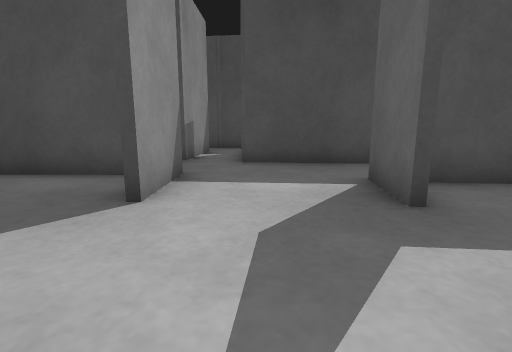
[1] (above)

23 first-person views from a walk through a Gazebo world. The camera is 0.5 m above the floor, tilts 10° down and sees 85° across. The floor is counted in squares, 0.5 m on a side. Each view is taken from the middle of a square. On the plan, view 1 faces up. The plan holds only what a view shows up to about 11 squares ahead; the rest is blank. The place goes on beyond the plan. The robots in the file are not drawn.

[2]
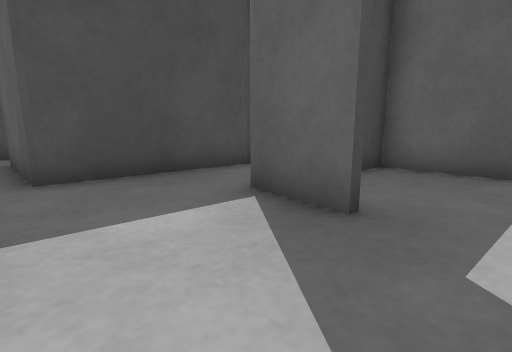

[3]
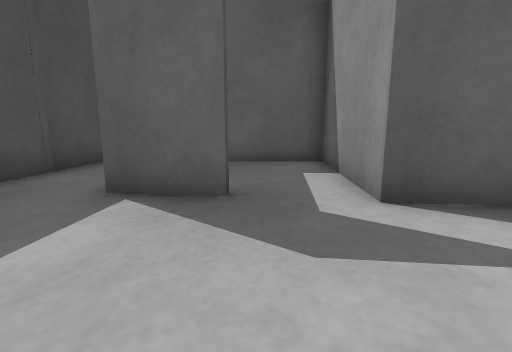

[4]
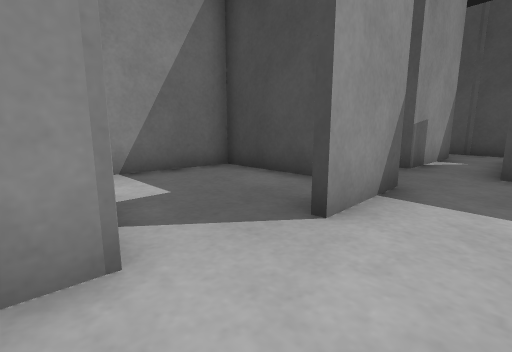

[5]
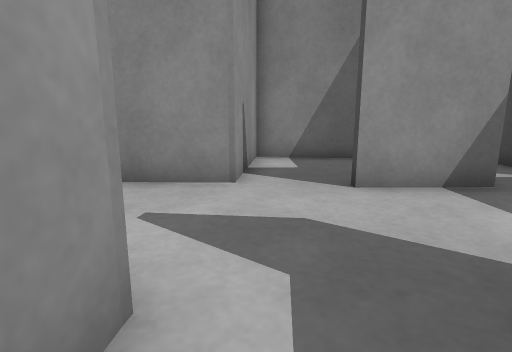

[6]
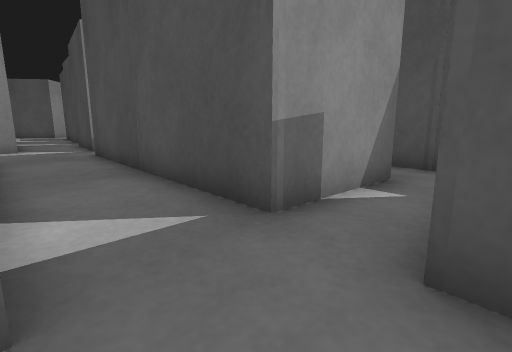

[7]
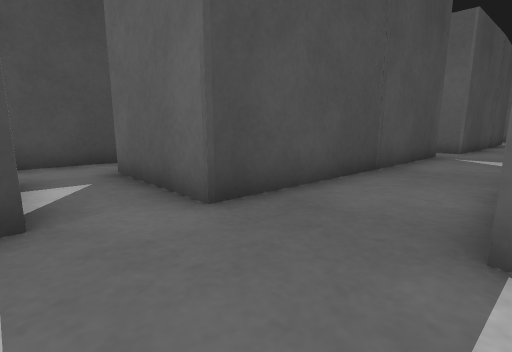

[8]
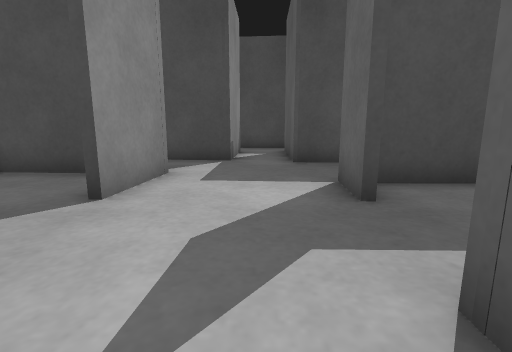

[9]
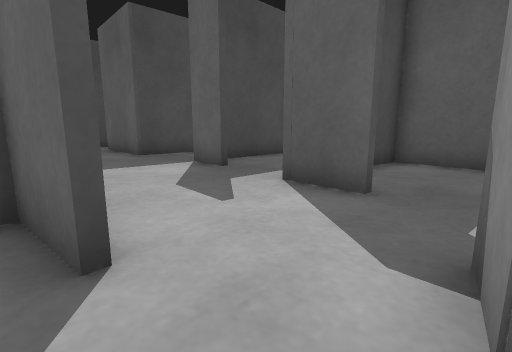

[10]
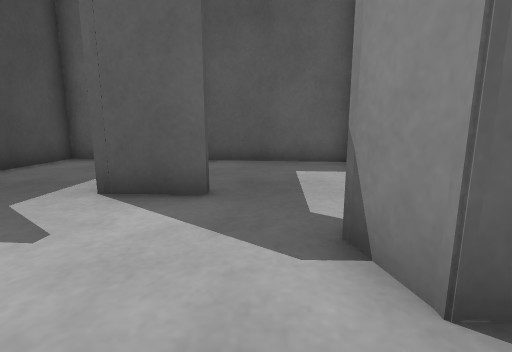

[11]
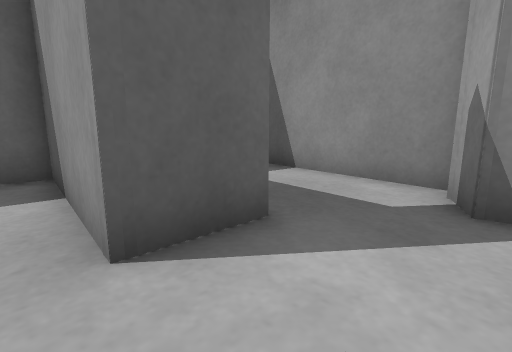

[12]
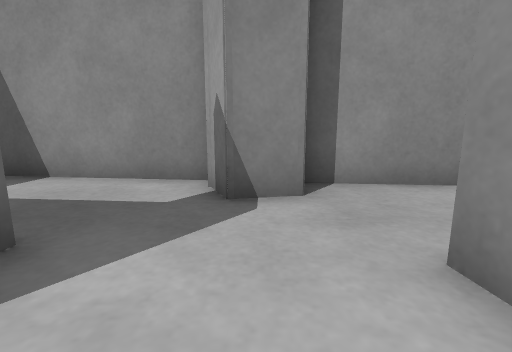

[13]
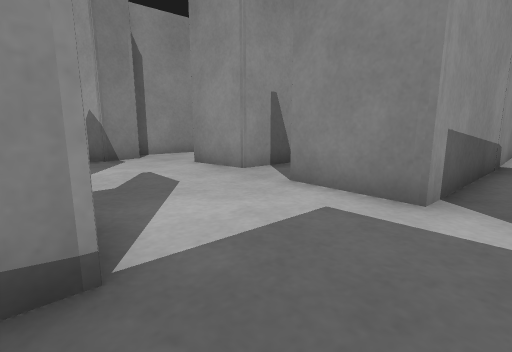

[14]
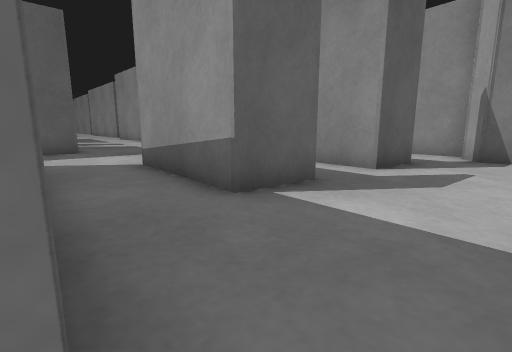

[15]
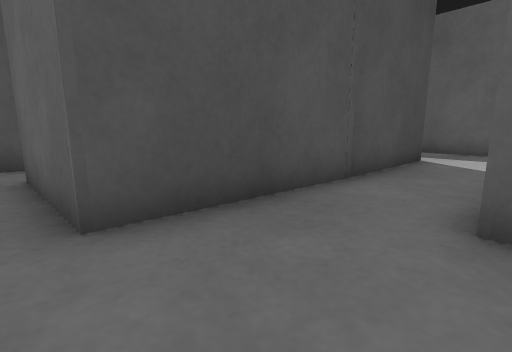

[16]
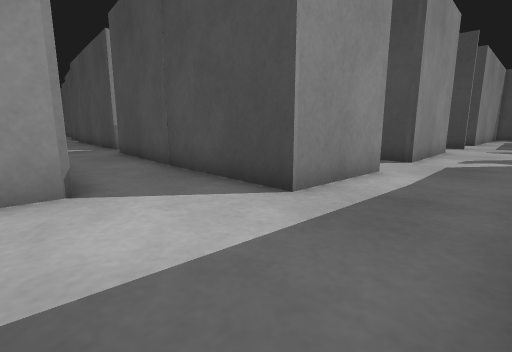

[17]
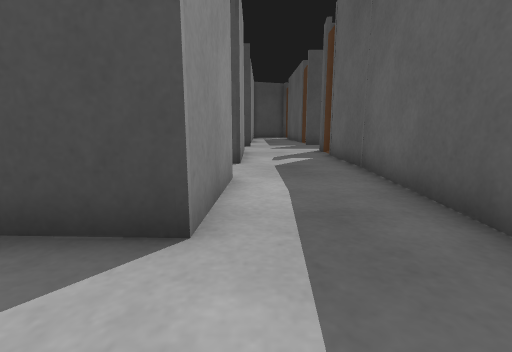

[18]
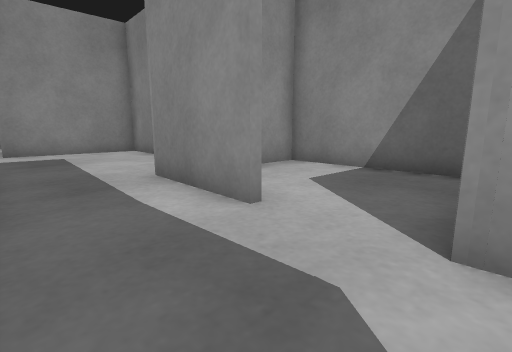

[19]
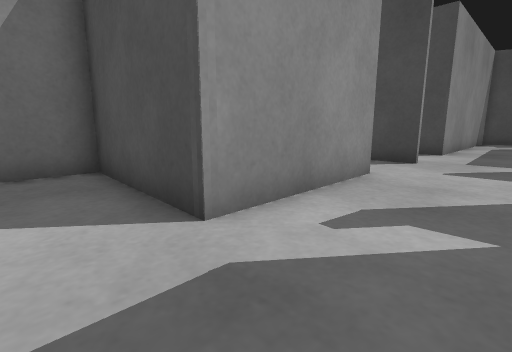

[20]
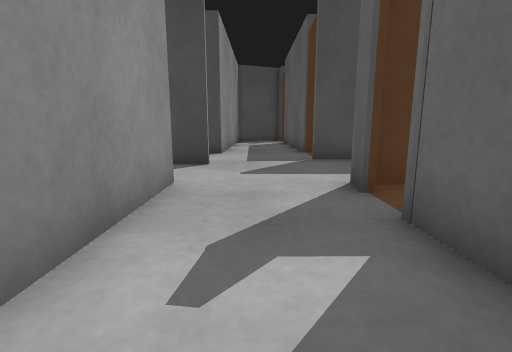

[21]
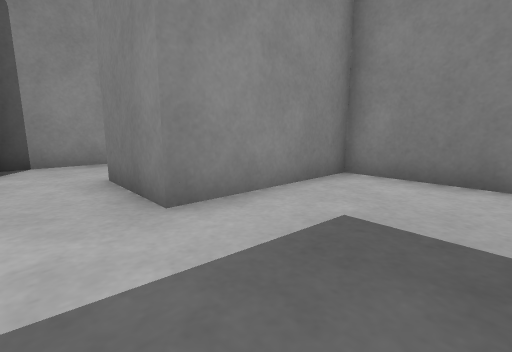

[22]
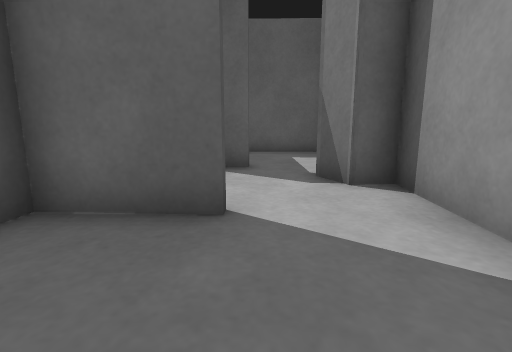

[23]
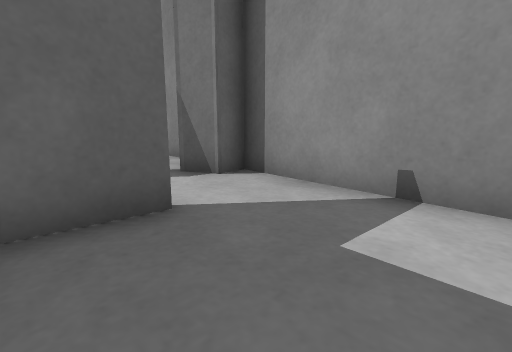

### Floor plan
Ten units are one square. View 1 is at (0, 0); x grows to the right and y downward. Boxes are objects, and circles mark ways between rooms. Rooms are numbered by the first view taken in them; rooms with no view inside come last. Other rooms are left out.
<svg viewBox="-170 -212 300 262">
<path fill="none" stroke="#000" d="M15 6 17 -13 61 -11 62 -47 31 -50M-20 -16 -20 5M-6 22 1 20M-27 -58 -59 -58M-30 -17 -20 -16M-51 -17 -20 -15M-59 -59 -63 -18M-16 -60 -15 -35M19 -33 22 -53 64 -49M-19 -117 -21 -83M67 -73 -4 -79 -4 -115M-2 -131 -19 -132M-107 -88 -106 -126M-108 -46 -108 -62M-126 -124 -127 -94 -148 -96M-102 -143 -124 -145M-165 -73 -139 -71 -142 -47M-21 -83 -110 -89M-105 -61 -100 -61M-109 -7 -109 -24M-137 10 -126 8 -122 16M-122 24 -78 27M-146 -30 -144 -10M-165 17 -138 20M-70 27 -64 -28M-63 -18 -78 -19M-137 14 -137 10M-146 -10 -148 -28M-109 -24 -64 -20M-62 -50 -61 -59M-163 -31 -146 -30M-59 -58 -99 -59M-156 -70 -165 -71M85 -105 84 -72 67 -73M112 -52 118 -150M64 -49 63 -11 104 -8 103 17M116 -163 117 -170M85 -170 86 -126M125 -168 120 -168M118 36 125 33M104 43 119 45M125 -207 118 -207M101 17 102 -6M70 40 104 43M86 -126 42 -129 42 -78 56 -77"/>
<circle cx="-20" cy="-30" r="3" fill="#2a7"/>
<circle cx="0" cy="-45" r="3" fill="#2a7"/>
<circle cx="-20" cy="-70" r="3" fill="#2a7"/>
<circle cx="60" cy="-60" r="3" fill="#2a7"/>
<circle cx="-120" cy="-55" r="3" fill="#2a7"/>
<circle cx="-125" cy="-15" r="3" fill="#2a7"/>
<circle cx="100" cy="25" r="3" fill="#2a7"/>
<circle cx="80" cy="-115" r="3" fill="#2a7"/>
<text x="20" y="-20">1</text>
<text x="-40" y="-40">2</text>
<text x="10" y="-70">3</text>
<text x="-100" y="-80">4</text>
<text x="-120" y="0">5</text>
<text x="-110" y="-40">6</text>
<text x="100" y="-80">7</text>
<text x="80" y="20">8</text>
<text x="60" y="-110">9</text>
</svg>
Room 1 opens to room 2. Room 1 opens to room 3. Room 3 opens to room 4. Room 3 opens to room 7. Room 4 opens to room 6. Room 5 opens to room 6. Room 7 opens to room 8. Room 7 opens to room 9.

Where each view was taken, in squares from view 1:
view 1: 0 up, 0 right, facing up
view 2: 2 up, 1 left, facing up-right
view 3: 3 up, 2 left, facing right
view 4: 1 up, 0 right, facing up-left
view 5: 2 up, 3 right, facing left
view 6: 6 up, 0 right, facing up-left
view 7: 6 up, 13 left, facing up-right
view 8: 1 up, 12 left, facing up
view 9: 1 down, 15 left, facing up-right
view 10: 0 up, 15 left, facing right
view 11: 3 up, 13 left, facing down-right
view 12: 3 up, 13 left, facing down
view 13: 8 up, 10 left, facing down-left
view 14: 8 up, 1 left, facing down-right
view 15: 5 up, 1 left, facing up-right
view 16: 4 up, 11 right, facing up-left
view 17: 5 up, 9 right, facing up
view 18: 13 up, 11 right, facing down-left
view 19: 11 up, 11 right, facing up-left
view 20: 12 up, 10 right, facing up
view 21: 4 up, 12 right, facing down-left
view 22: 2 down, 7 right, facing right
view 23: 0 up, 7 right, facing down-right
